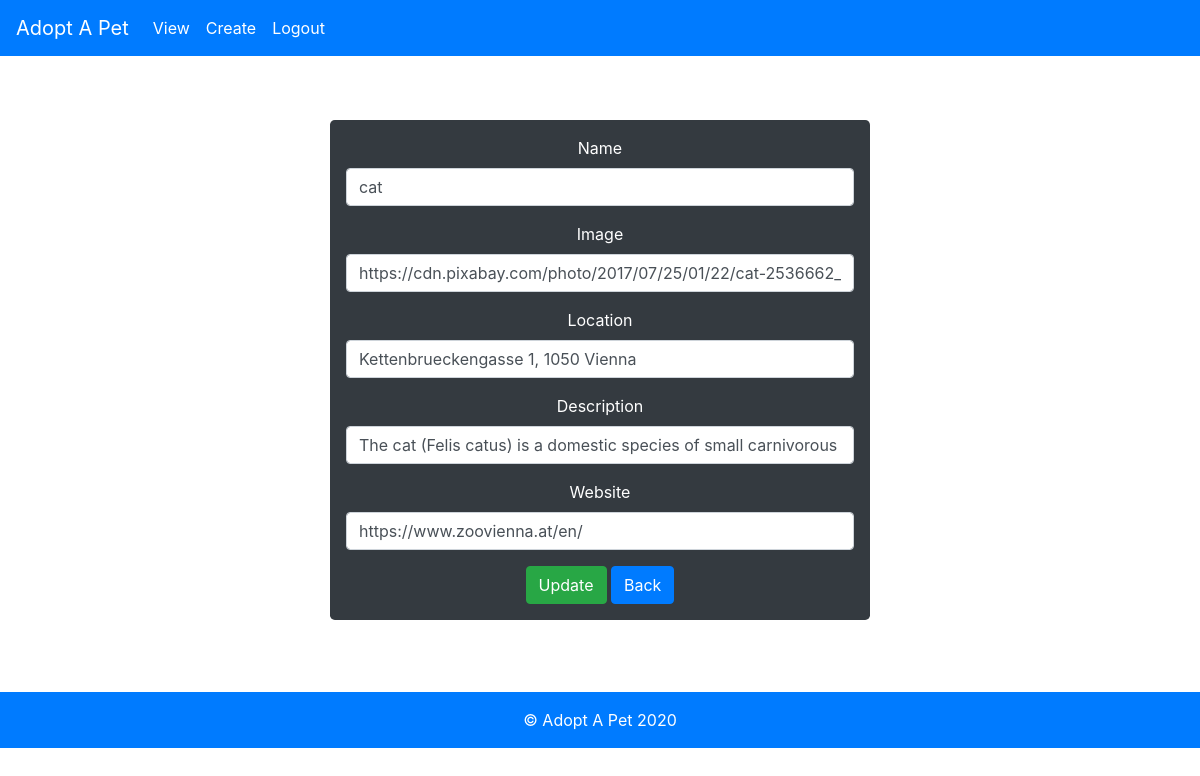
The page /admin_session/update.php?table=small&id=1 (signed in) on the database as committed earlier.
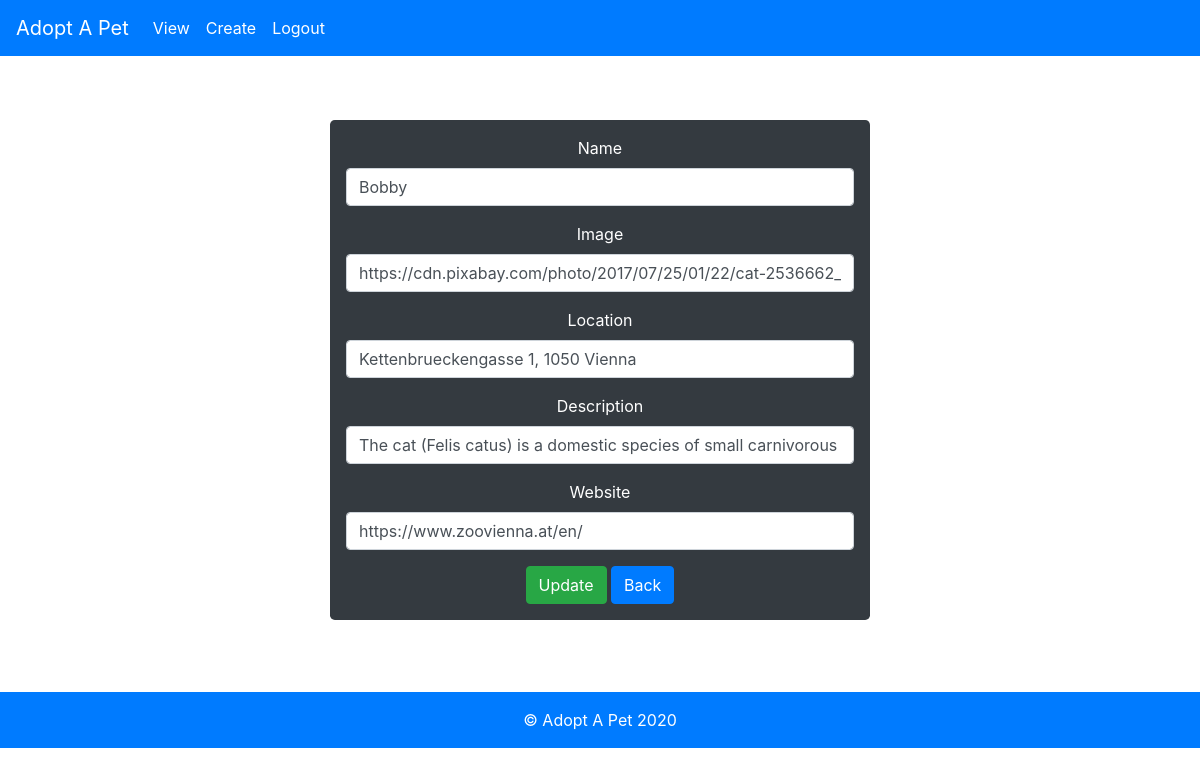
The same page on the database as committed later.
### tables this page shows
CREATE TABLE `small` (
  `id` int(11) NOT NULL,
  `location` varchar(100) NOT NULL,
  `image` varchar(255) NOT NULL,
  `name` varchar(50) NOT NULL,
  `description` varchar(255) NOT NULL,
  `website` varchar(255) NOT NULL
);

### admin_session/update.php (the view, shortened to what this page needs)
<?php
	require_once '../db_connect.php';
	if ($_GET['table'] && $_GET['id']) {
		$table = $_GET['table'];
		$id = $_GET['id'];
	}
	if($table == "small"){
		$sql = "SELECT * FROM small WHERE `id` = {$id}" ;
		$result = $connect->query($sql);
		$row = $result->fetch_assoc();
		$currentName = $row['name'];
		$currentImage = $row['image'];
		$currentLocation = $row['location'];
		$currentDescription = $row['description'];
		$currentWebsite = $row['website'];
	}
?>
<!DOCTYPE html>
<html>
<head>
	<link rel="stylesheet" type="text/css" href="https://stackpath.bootstrapcdn.com/bootstrap/4.4.1/css/bootstrap.min.css">
	<link rel="stylesheet" type="text/css" href="../css/style.css">
</head>
<body>
	<nav class="navbar navbar-expand-lg navbar-primary bg-primary">
		<a class="navbar-brand text-white" href="admin_panel.php">Adopt A Pet</a>
		<div class="collapse navbar-collapse" id="navbarNavAltMarkup">
			<div class="navbar-nav">
				<a class="nav-item nav-link text-white" href="admin_panel.php">View</a>
				<a class="nav-item nav-link text-white" href="#">Create</a>
				<a class="nav-item nav-link text-white" href="../logout.php?logout">Logout</a>
			</div>
		</div>
	</nav>
	<header>
		<br>
		<br>
	</header>
	<main>
		<div class="container">
			<div class="row">
				<div class="col-sm-0 col-md-3 col-lg-3"></div>
				<div class="col-sm-12 col-md-6 col-lg-6">
					<div class="p-3 bg-dark text-white text-center rounded-lg">
						<form action="update.php?table=<?php echo $table; ?>&id=<?php echo $id; ?>" method="post">
							<div class="form-group">
								<label for="newName">Name</label>
								<input type="text" name="name" value="<?php echo $currentName; ?>" class="form-control" id="newName">
							</div>
							<div class="form-group">
								<label for="newImage">Image</label>
								<input type="text" name="image" value="<?php echo $currentImage; ?>" class="form-control" id="newImage">
							</div>
							<div class="form-group">
								<label for="newLocation">Location</label>
								<input type="text" name="location" value="<?php echo $currentLocation; ?>" class="form-control" id="newLocation">
							</div>
							<div class="form-group">
								<label for="newDescription">Description</label>
								<input type="text" name="description" value="<?php echo $currentDescription; ?>" class="form-control" id="newDescription">
							</div>
							<div class="form-group" id="websiteDiv">
								<label for="newWebsite">Website</label>
								<input type="text" name="website" value="<?php echo $currentWebsite; ?>" class="form-control" id="newWebsite">
							</div>
							<button type="submit" class="btn btn-success">Update</button>
							<a href="admin_panel.php" class="btn btn-primary">Back</a>
						</form>
					</div>
				</div>
				<div class="col-sm-0 col-md-3 col-lg-3"></div>
			</div>
		</div>
		<br><br><br>
	</main>
	<footer>
		<div class="text-center bg-primary text-white p-3">
			&copy; Adopt A Pet 2020
		</div>
	</footer>
</body>
</html>

Rows that differ between the two databases and show on the page:
changed small "Kettenbrueckengasse 1, 1050 Vienna": name "cat" → "Bobby"
